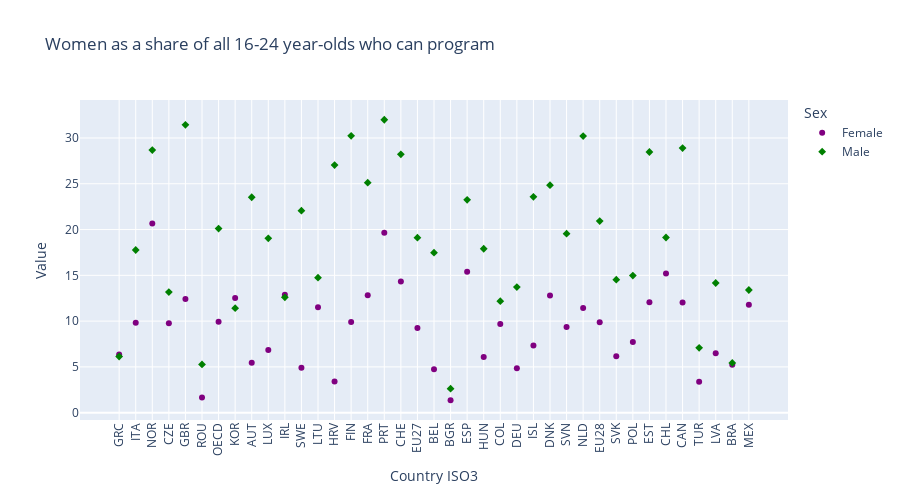

Here is the notebook cell this chart was saved with:
### Markdown cell above
5. Change the orientation of the x-axis text by calling the Figure method `update_xaxis` and passing a dictionary with the `value` -90 into the key `tickangle`. This has the effect of rotating the text by -90 degrees.

### Code cell
fig = px.scatter(df, x="Country ISO3", y="Value", 
                 color="Sex",
                 symbol="Sex",
                 color_discrete_map = {'Female':'purple', 'Male':'Green'},
                 title="Women as a share of all 16-24 year-olds who can program",
                 width=900, height=500
                )
fig.update_xaxes({'tickangle':-90})
fig.show()

### Figure 1 — Plotly figure (JSON) as saved in the notebook; plotly's stock layout.template omitted (floating-point values rounded to 4 significant figures)
{"data": [{"hovertemplate": "Sex=Female<br>Country ISO3=%{x}<br>Value=%{y}<extra></extra>", "legendgroup": "Female", "marker": {"color": "purple", "symbol": "circle"}, "mode": "markers", "name": "Female", "orientation": "v", "showlegend": true, "type": "scatter", "x": ["GRC", "ITA", "NOR", "CZE", "GBR", "ROU", "OECD", "KOR", "AUT", "LUX", "IRL", "SWE", "LTU", "HRV", "FIN", "FRA", "PRT", "CHE", "EU27", "BEL", "BGR", "ESP", "HUN", "COL", "DEU", "ISL", "DNK", "SVN", "NLD", "EU28", "SVK", "POL", "EST", "CHL", "CAN", "TUR", "LVA", "BRA", "MEX"], "xaxis": "x", "y": [6.34, 9.822, 20.66, 9.756, 12.41, 1.647, 9.936, 12.53, 5.443, 6.836, 12.87, 4.902, 11.51, 3.416, 9.912, 12.83, 19.65, 14.33, 9.255, 4.731, 1.356, 15.38, 6.092, 9.697, 4.856, 7.338, 12.79, 9.344, 11.42, 9.887, 6.156, 7.708, 12.06, 15.21, 12.04, 3.374, 6.502, 5.235, 11.79], "yaxis": "y"}, {"hovertemplate": "Sex=Male<br>Country ISO3=%{x}<br>Value=%{y}<extra></extra>", "legendgroup": "Male", "marker": {"color": "Green", "symbol": "diamond"}, "mode": "markers", "name": "Male", "orientation": "v", "showlegend": true, "type": "scatter", "x": ["MEX", "SWE", "EU27", "LVA", "BGR", "CHE", "TUR", "ITA", "ROU", "FRA", "LTU", "HRV", "FIN", "COL", "IRL", "HUN", "DEU", "LUX", "GBR", "AUT", "POL", "DNK", "EST", "ISL", "GRC", "SVN", "ESP", "EU28", "KOR", "OECD", "BRA", "SVK", "NOR", "BEL", "CAN", "PRT", "CHL", "CZE", "NLD"], "xaxis": "x", "y": [13.4, 22.07, 19.11, 14.16, 2.623, 28.21, 7.085, 17.77, 5.27, 25.12, 14.74, 27.05, 30.23, 12.17, 12.6, 17.9, 13.72, 19.04, 31.44, 23.53, 14.97, 24.85, 28.47, 23.58, 6.135, 19.55, 23.25, 20.92, 11.41, 20.1, 5.43, 14.53, 28.68, 17.48, 28.9, 31.99, 19.13, 13.17, 30.21], "yaxis": "y"}], "layout": {"height": 500, "legend": {"title": {"text": "Sex"}, "tracegroupgap": 0}, "title": {"text": "Women as a share of all 16-24 year-olds who can program"}, "width": 900, "xaxis": {"anchor": "y", "domain": [0, 1], "tickangle": -90, "title": {"text": "Country ISO3"}}, "yaxis": {"anchor": "x", "domain": [0, 1], "title": {"text": "Value"}}}}
